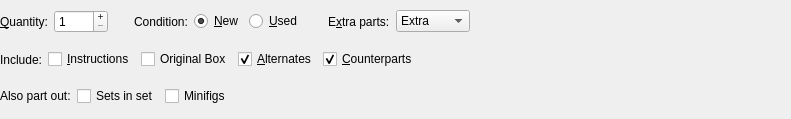
<?xml version="1.0" encoding="UTF-8"?>
<ui version="4.0">
 <class>ImportInventoryWidget</class>
 <widget class="QWidget" name="ImportInventoryWidget">
  <property name="geometry">
   <rect>
    <x>0</x>
    <y>0</y>
    <width>791</width>
    <height>119</height>
   </rect>
  </property>
  <property name="sizePolicy">
   <sizepolicy hsizetype="MinimumExpanding" vsizetype="Fixed">
    <horstretch>0</horstretch>
    <verstretch>0</verstretch>
   </sizepolicy>
  </property>
  <layout class="QVBoxLayout" name="verticalLayout">
   <property name="leftMargin">
    <number>0</number>
   </property>
   <property name="topMargin">
    <number>0</number>
   </property>
   <property name="rightMargin">
    <number>0</number>
   </property>
   <property name="bottomMargin">
    <number>0</number>
   </property>
   <item>
    <layout class="QHBoxLayout" name="horizontalLayout_2">
     <item>
      <widget class="QLabel" name="label_7">
       <property name="text">
        <string>&amp;Quantity:</string>
       </property>
       <property name="textFormat">
        <enum>Qt::AutoText</enum>
       </property>
       <property name="buddy">
        <cstring>w_qty</cstring>
       </property>
      </widget>
     </item>
     <item>
      <widget class="QSpinBox" name="w_qty">
       <property name="buttonSymbols">
        <enum>QAbstractSpinBox::PlusMinus</enum>
       </property>
       <property name="minimum">
        <number>1</number>
       </property>
       <property name="maximum">
        <number>1000</number>
       </property>
       <property name="value">
        <number>1</number>
       </property>
      </widget>
     </item>
     <item>
      <spacer name="horizontalSpacer_2">
       <property name="orientation">
        <enum>Qt::Horizontal</enum>
       </property>
       <property name="sizeType">
        <enum>QSizePolicy::Fixed</enum>
       </property>
       <property name="sizeHint" stdset="0">
        <size>
         <width>20</width>
         <height>20</height>
        </size>
       </property>
      </spacer>
     </item>
     <item>
      <widget class="QLabel" name="label_6">
       <property name="text">
        <string>Condition:</string>
       </property>
       <property name="buddy">
        <cstring>w_condition_new</cstring>
       </property>
      </widget>
     </item>
     <item>
      <layout class="QHBoxLayout" name="horizontalLayout">
       <item>
        <widget class="QRadioButton" name="w_condition_new">
         <property name="text">
          <string>&amp;New</string>
         </property>
         <property name="checked">
          <bool>true</bool>
         </property>
        </widget>
       </item>
       <item>
        <widget class="QRadioButton" name="w_condition_used">
         <property name="text">
          <string>&amp;Used</string>
         </property>
        </widget>
       </item>
      </layout>
     </item>
     <item>
      <spacer name="horizontalSpacer_3">
       <property name="orientation">
        <enum>Qt::Horizontal</enum>
       </property>
       <property name="sizeType">
        <enum>QSizePolicy::Fixed</enum>
       </property>
       <property name="sizeHint" stdset="0">
        <size>
         <width>20</width>
         <height>20</height>
        </size>
       </property>
      </spacer>
     </item>
     <item>
      <widget class="QLabel" name="label_8">
       <property name="text">
        <string>E&amp;xtra parts:</string>
       </property>
       <property name="buddy">
        <cstring>w_extra</cstring>
       </property>
      </widget>
     </item>
     <item>
      <widget class="QComboBox" name="w_extra">
       <property name="currentIndex">
        <number>2</number>
       </property>
       <item>
        <property name="text">
         <string extracomment="Extra parts state">Include</string>
        </property>
        <property name="icon">
         <iconset theme="vcs-normal">
          <normaloff>.</normaloff>.</iconset>
        </property>
       </item>
       <item>
        <property name="text">
         <string>Exclude</string>
        </property>
        <property name="icon">
         <iconset theme="vcs-removed">
          <normaloff>.</normaloff>.</iconset>
        </property>
       </item>
       <item>
        <property name="text">
         <string>Extra</string>
        </property>
        <property name="icon">
         <iconset theme="vcs-added">
          <normaloff>.</normaloff>.</iconset>
        </property>
       </item>
      </widget>
     </item>
     <item>
      <spacer name="horizontalSpacer">
       <property name="orientation">
        <enum>Qt::Horizontal</enum>
       </property>
       <property name="sizeType">
        <enum>QSizePolicy::MinimumExpanding</enum>
       </property>
       <property name="sizeHint" stdset="0">
        <size>
         <width>13</width>
         <height>21</height>
        </size>
       </property>
      </spacer>
     </item>
    </layout>
   </item>
   <item>
    <layout class="QHBoxLayout" name="horizontalLayout_3">
     <item>
      <widget class="QLabel" name="label">
       <property name="text">
        <string extracomment="Label on the left">Include:</string>
       </property>
      </widget>
     </item>
     <item>
      <widget class="QCheckBox" name="w_instructions">
       <property name="text">
        <string>&amp;Instructions</string>
       </property>
      </widget>
     </item>
     <item>
      <widget class="QCheckBox" name="w_originalBox">
       <property name="text">
        <string>Original Box</string>
       </property>
      </widget>
     </item>
     <item>
      <widget class="QCheckBox" name="w_alternates">
       <property name="text">
        <string>&amp;Alternates</string>
       </property>
       <property name="checked">
        <bool>true</bool>
       </property>
      </widget>
     </item>
     <item>
      <widget class="QCheckBox" name="w_counterParts">
       <property name="text">
        <string>&amp;Counterparts</string>
       </property>
       <property name="checked">
        <bool>true</bool>
       </property>
      </widget>
     </item>
     <item>
      <spacer name="horizontalSpacer_6">
       <property name="orientation">
        <enum>Qt::Horizontal</enum>
       </property>
       <property name="sizeType">
        <enum>QSizePolicy::MinimumExpanding</enum>
       </property>
       <property name="sizeHint" stdset="0">
        <size>
         <width>13</width>
         <height>21</height>
        </size>
       </property>
      </spacer>
     </item>
    </layout>
   </item>
   <item>
    <layout class="QHBoxLayout" name="horizontalLayout_4">
     <item>
      <widget class="QLabel" name="label_2">
       <property name="text">
        <string>Also part out:</string>
       </property>
      </widget>
     </item>
     <item>
      <widget class="QCheckBox" name="w_setsInSet">
       <property name="text">
        <string>Sets in set</string>
       </property>
      </widget>
     </item>
     <item>
      <widget class="QCheckBox" name="w_minifigs">
       <property name="text">
        <string>Minifigs</string>
       </property>
      </widget>
     </item>
     <item>
      <spacer name="horizontalSpacer_4">
       <property name="orientation">
        <enum>Qt::Horizontal</enum>
       </property>
       <property name="sizeHint" stdset="0">
        <size>
         <width>40</width>
         <height>20</height>
        </size>
       </property>
      </spacer>
     </item>
    </layout>
   </item>
  </layout>
 </widget>
 <resources/>
 <connections/>
</ui>
